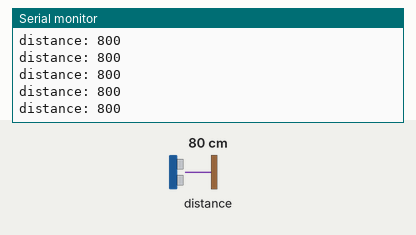
The sketch below on a simulated Raspberry Pi Pico. Parts: the last lines printed to the serial monitor. The test bench sets the inputs (shaded band); at power-on: distance to the obstacle 80 cm.

Above: at 1.2 s.
1.3 s: distance to the obstacle set to 2 cm
At 1.34 s:
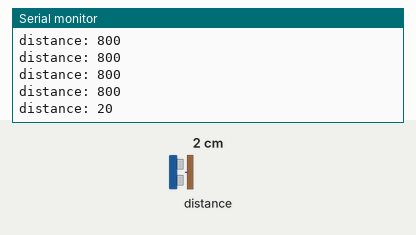
2.8 s: distance to the obstacle set to 4 cm
At 2.84 s:
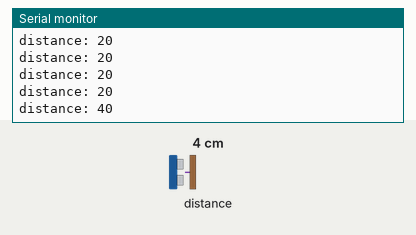
Timing chart, 0 to 5.8 s (numbered marks = the images above; inputs shaded):
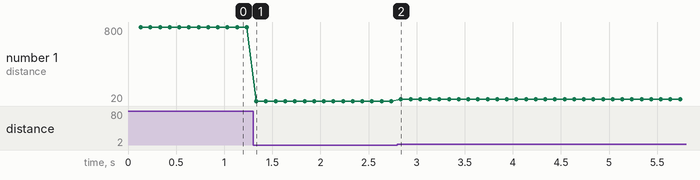

The sketch:

vl53l0x_adafruit.ino
```cpp
// snippet: vl53l0x_adafruit
// tags: distance, tof, time-of-flight, flight, vl53l0x, lidar, laser, i2c, adafruit, ranging
// boards: avr, esp32, megaavr, nano33iot, romi32u4, rp2040
// library: Adafruit VL53L0X
// description: Continuous ranging with Adafruit VL53L0X time-of-flight sensor
//   Adafruit_VL53L0X API: tof.begin(), then EITHER continuous mode
//   (startRangeContinuous() + isRangeComplete() + readRange()) OR one-shot
//   (rangingTest(&measure, false), reading measure.RangeMilliMeter).
//   There is NO startRanging() — that is the SparkFun VL53L1X API for a different sensor.
// prompts: VL53L0X distance sensor, time of flight ranging, ToF distance, laser range finder, lidar I2C distance
// not-tags: sparkfun, vl53l1x
// exact-include: Wire.h, Adafruit_VL53L0X.h

#include <Wire.h>
#include <Adafruit_VL53L0X.h>

Adafruit_VL53L0X tof;
unsigned long prevMs = 0;

void setup() {
  Serial.begin(9600);
  while (!Serial && millis() < 3000);
  // Halt here. `return` from setup() does NOT stop the sketch — loop() runs anyway and polls a
  // sensor that was never started, and isRangeComplete() on a dead device just never fires, so
  // the sketch looks alive and silently reports nothing.
  if (!tof.begin()) {
    Serial.println("VL53L0X not found — check SDA/SCL, 2.8 V level shifting and XSHUT");
    while (1);
  }
  tof.startRangeContinuous();  // Adafruit API — NOT startRanging() (that is SparkFun VL53L1X)
}

void loop() {
  unsigned long now = millis();
  if (now - prevMs < 100) return;
  prevMs = now;

  if (tof.isRangeComplete()) {
    uint16_t mm = tof.readRange();
    Serial.print("distance: ");
    Serial.println(mm);
  }
}
```

Measured:
- after the input at 1.3 s, the serial monitor: prints a new line at once (image 1)
- after the input at 2.8 s, the serial monitor: prints a new line at once (image 2)
- plotted number 1: 800 → 20 after the input at 1.3 s, 20 → 40 after the input at 2.8 s
